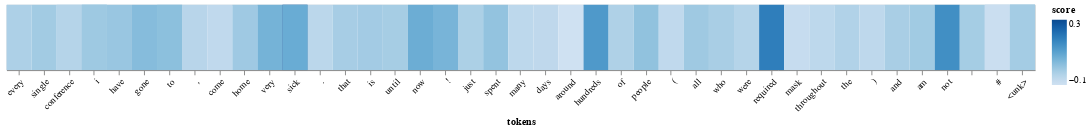

This figure's notebook cell:
### Code cell
df, tokens = interpret_sentence("Every single conference I have gone to, I come home very sick. That is until now! I just spent many days around hundreds of people (all who were required to mask throughout the conference) and I am not sick!  #MasksWork #RetreatMigraine2022 #ConferencesDoneRight @CoalitionCHAMP", true_label = 1.0)
visualisation(df, tokens, w=1100)

### Figure 1 — Vega-Lite specification as saved in the notebook (floating-point values rounded to 4 significant figures)
{"config": {"view": {"continuousWidth": 400, "continuousHeight": 300}}, "data": {"name": "data-52b4dc8f51821419bb3fd0c33d60ce17"}, "mark": "rect", "encoding": {"color": {"field": "score", "scale": {"scheme": "blues"}, "type": "quantitative"}, "x": {"axis": {"labelAngle": -45}, "field": "tokens", "sort": ["every", "single", "conference", "i", "have", "gone", "to", ",", "i", "come", "home", "very", "sick", ".", "that", "is", "until", "now", "!", "i", "just", "spent", "many", "days", "around", "hundreds", "of", "people", "(", "all", "who", "were", "required", "to", "mask", "throughout", "the", "conference", ")", "and", "i", "am", "not", "sick", "!", " ", "#", "<unk>", "#", "<unk>", "#", "<unk>", "<unk>"], "type": "nominal"}}, "height": 70, "width": 1100, "$schema": "https://vega.github.io/schema/vega-lite/v4.17.0.json", "datasets": {"data-52b4dc8f51821419bb3fd0c33d60ce17": [{"tokens": "every", "score": -0.01557}, {"tokens": "single", "score": 0.003633}, {"tokens": "conference", "score": -0.02153}, {"tokens": "i", "score": -0.003399}, {"tokens": "have", "score": 0.01759}, {"tokens": "gone", "score": 0.0462}, {"tokens": "to", "score": 0.002448}, {"tokens": ",", "score": -0.03382}, {"tokens": "i", "score": -0.02317}, {"tokens": "come", "score": -0.04884}, {"tokens": "home", "score": 0.007718}, {"tokens": "very", "score": 0.07008}, {"tokens": "sick", "score": 0.3064}, {"tokens": ".", "score": -0.03988}, {"tokens": "that", "score": -0.003849}, {"tokens": "is", "score": 0.002123}, {"tokens": "until", "score": -0.002302}, {"tokens": "now", "score": 0.08458}, {"tokens": "!", "score": -0.0343}, {"tokens": "i", "score": -0.02072}, {"tokens": "just", "score": -0.01254}, {"tokens": "spent", "score": 0.02699}, {"tokens": "many", "score": -0.04394}, {"tokens": "days", "score": -0.04696}, {"tokens": "around", "score": -0.08387}, {"tokens": "hundreds", "score": 0.1333}, {"tokens": "of", "score": -0.01759}, {"tokens": "people", "score": 0.03063}, {"tokens": "(", "score": -0.04994}, {"tokens": "all", "score": 0.008809}, {"tokens": "who", "score": -0.007514}, {"tokens": "were", "score": -0.02974}, {"tokens": "required", "score": 0.195}, {"tokens": "to", "score": 0.03702}, {"tokens": "mask", "score": -0.06416}, {"tokens": "throughout", "score": -0.04387}, {"tokens": "the", "score": -0.02151}, {"tokens": "conference", "score": -0.02878}, {"tokens": ")", "score": -0.04499}, {"tokens": "and", "score": -0.006944}, {"tokens": "i", "score": 0.009832}, {"tokens": "am", "score": 0.004579}, {"tokens": "not", "score": 0.158}, {"tokens": "sick", "score": 0.08901}, {"tokens": "!", "score": 0.06584}, {"tokens": " ", "score": -0.001749}, {"tokens": "#", "score": -0.03615}, {"tokens": "<unk>", "score": 0.0}, {"tokens": "#", "score": -0.05373}, {"tokens": "<unk>", "score": 0.0}, {"tokens": "#", "score": -0.07298}, {"tokens": "<unk>", "score": 0.0}, {"tokens": "<unk>", "score": 0.0}]}}
